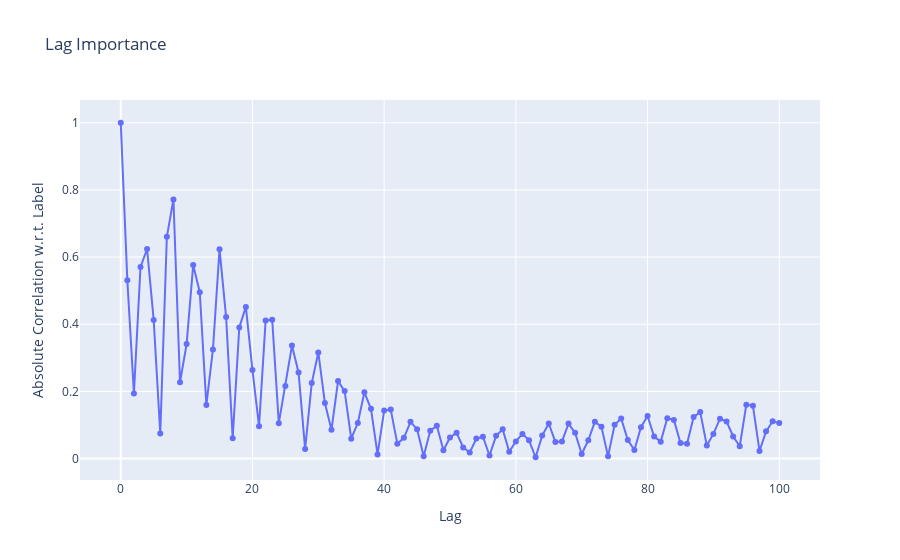

Notebook code for this chart:
### Code cell
absolute_correlation = df.corr()['label'].abs().tolist()
# plot the importance of the lags with plotly line plot
fig = px.line(y=absolute_correlation, x=range(len(absolute_correlation)), title='Lag Importance')
fig.update_layout(xaxis_title='Lag', yaxis_title='Absolute Correlation w.r.t. Label')
fig.update_traces(mode='lines+markers')
fig.show()

### Figure 1 — Plotly figure (JSON) as saved in the notebook; plotly's stock layout.template omitted (floating-point values rounded to 4 significant figures)
{"data": [{"hovertemplate": "x=%{x}<br>y=%{y}<extra></extra>", "legendgroup": "", "line": {"color": "#636efa", "dash": "solid"}, "marker": {"symbol": "circle"}, "mode": "lines+markers", "name": "", "orientation": "v", "showlegend": false, "type": "scatter", "x": [0, 1, 2, 3, 4, 5, 6, 7, 8, 9, 10, 11, 12, 13, 14, 15, 16, 17, 18, 19, 20, 21, 22, 23, 24, 25, 26, 27, 28, 29, 30, 31, 32, 33, 34, 35, 36, 37, 38, 39, 40, 41, 42, 43, 44, 45, 46, 47, 48, 49, 50, 51, 52, 53, 54, 55, 56, 57, 58, 59, 60, 61, 62, 63, 64, 65, 66, 67, 68, 69, 70, 71, 72, 73, 74, 75, 76, 77, 78, 79, 80, 81, 82, 83, 84, 85, 86, 87, 88, 89, 90, 91, 92, 93, 94, 95, 96, 97, 98, 99, 100], "xaxis": "x", "y": [1.0, 0.5307, 0.1936, 0.5707, 0.6241, 0.4129, 0.07462, 0.6603, 0.7716, 0.2272, 0.3409, 0.5762, 0.4955, 0.1594, 0.3249, 0.6236, 0.4212, 0.06078, 0.3903, 0.4515, 0.2637, 0.09652, 0.4108, 0.4137, 0.1053, 0.2161, 0.3365, 0.2563, 0.02838, 0.2247, 0.316, 0.1655, 0.08574, 0.2307, 0.2008, 0.05901, 0.1058, 0.1972, 0.1481, 0.01229, 0.1429, 0.1457, 0.04431, 0.06181, 0.1093, 0.08738, 0.007162, 0.08291, 0.09789, 0.02461, 0.06268, 0.07688, 0.03321, 0.01818, 0.05941, 0.06487, 0.00898, 0.06768, 0.08688, 0.02032, 0.05102, 0.07343, 0.05426, 0.003858, 0.0683, 0.1044, 0.0494, 0.05068, 0.1041, 0.07655, 0.01338, 0.05448, 0.1098, 0.0947, 0.006544, 0.1006, 0.1193, 0.05501, 0.02557, 0.09326, 0.1266, 0.06553, 0.05034, 0.1204, 0.115, 0.04615, 0.04436, 0.1241, 0.1383, 0.03889, 0.07332, 0.1186, 0.11, 0.06573, 0.03664, 0.1605, 0.1575, 0.02257, 0.08095, 0.1109, 0.1055], "yaxis": "y"}], "layout": {"legend": {"tracegroupgap": 0}, "title": {"text": "Lag Importance"}, "xaxis": {"anchor": "y", "domain": [0, 1], "title": {"text": "Lag"}}, "yaxis": {"anchor": "x", "domain": [0, 1], "title": {"text": "Absolute Correlation w.r.t. Label"}}}}
